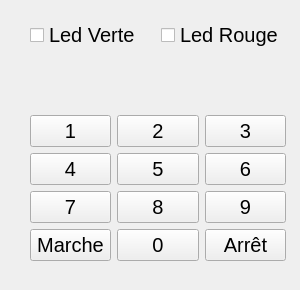
<?xml version="1.0" encoding="UTF-8"?>
<ui version="4.0">
 <class>Clavier</class>
 <widget class="QWidget" name="Clavier">
  <property name="geometry">
   <rect>
    <x>0</x>
    <y>0</y>
    <width>300</width>
    <height>290</height>
   </rect>
  </property>
  <property name="windowTitle">
   <string>Centrale d'alarme</string>
  </property>
  <widget class="QWidget" name="layoutWidget">
   <property name="geometry">
    <rect>
     <x>30</x>
     <y>20</y>
     <width>256</width>
     <height>241</height>
    </rect>
   </property>
   <layout class="QVBoxLayout" name="verticalLayout_2">
    <property name="spacing">
     <number>6</number>
    </property>
    <item>
     <layout class="QHBoxLayout" name="horizontalLayout">
      <item>
       <widget class="QCheckBox" name="checkBoxLedVerte">
        <property name="font">
         <font>
          <pointsize>15</pointsize>
         </font>
        </property>
        <property name="text">
         <string>Led Verte</string>
        </property>
       </widget>
      </item>
      <item>
       <widget class="QCheckBox" name="checkBoxLedRouge">
        <property name="font">
         <font>
          <pointsize>15</pointsize>
         </font>
        </property>
        <property name="text">
         <string>Led Rouge</string>
        </property>
       </widget>
      </item>
     </layout>
    </item>
    <item>
     <spacer name="verticalSpacer">
      <property name="orientation">
       <enum>Qt::Vertical</enum>
      </property>
      <property name="sizeHint" stdset="0">
       <size>
        <width>20</width>
        <height>40</height>
       </size>
      </property>
     </spacer>
    </item>
    <item>
     <layout class="QGridLayout" name="gridLayout">
      <item row="2" column="1">
       <widget class="QPushButton" name="pushButton_8">
        <property name="font">
         <font>
          <pointsize>15</pointsize>
         </font>
        </property>
        <property name="text">
         <string>8</string>
        </property>
       </widget>
      </item>
      <item row="3" column="0">
       <widget class="QPushButton" name="pushButton_Marche">
        <property name="font">
         <font>
          <pointsize>15</pointsize>
         </font>
        </property>
        <property name="text">
         <string>Marche</string>
        </property>
       </widget>
      </item>
      <item row="1" column="2">
       <widget class="QPushButton" name="pushButton_6">
        <property name="font">
         <font>
          <pointsize>15</pointsize>
         </font>
        </property>
        <property name="text">
         <string>6</string>
        </property>
       </widget>
      </item>
      <item row="2" column="0">
       <widget class="QPushButton" name="pushButton_7">
        <property name="font">
         <font>
          <pointsize>15</pointsize>
         </font>
        </property>
        <property name="text">
         <string>7</string>
        </property>
       </widget>
      </item>
      <item row="3" column="1">
       <widget class="QPushButton" name="pushButton0">
        <property name="font">
         <font>
          <pointsize>15</pointsize>
         </font>
        </property>
        <property name="text">
         <string>0</string>
        </property>
       </widget>
      </item>
      <item row="1" column="0">
       <widget class="QPushButton" name="pushButton_4">
        <property name="font">
         <font>
          <pointsize>15</pointsize>
         </font>
        </property>
        <property name="text">
         <string>4</string>
        </property>
       </widget>
      </item>
      <item row="0" column="0">
       <widget class="QPushButton" name="pushButton_1">
        <property name="font">
         <font>
          <pointsize>15</pointsize>
         </font>
        </property>
        <property name="text">
         <string>1</string>
        </property>
       </widget>
      </item>
      <item row="2" column="2">
       <widget class="QPushButton" name="pushButton_9">
        <property name="font">
         <font>
          <pointsize>15</pointsize>
         </font>
        </property>
        <property name="text">
         <string>9</string>
        </property>
       </widget>
      </item>
      <item row="3" column="2">
       <widget class="QPushButton" name="pushButton_Arret">
        <property name="font">
         <font>
          <pointsize>15</pointsize>
         </font>
        </property>
        <property name="text">
         <string>Arrêt</string>
        </property>
       </widget>
      </item>
      <item row="1" column="1">
       <widget class="QPushButton" name="pushButton_5">
        <property name="font">
         <font>
          <pointsize>15</pointsize>
         </font>
        </property>
        <property name="text">
         <string>5</string>
        </property>
       </widget>
      </item>
      <item row="0" column="2">
       <widget class="QPushButton" name="pushButton_3">
        <property name="font">
         <font>
          <pointsize>15</pointsize>
         </font>
        </property>
        <property name="text">
         <string>3</string>
        </property>
       </widget>
      </item>
      <item row="0" column="1">
       <widget class="QPushButton" name="pushButton_2">
        <property name="font">
         <font>
          <pointsize>15</pointsize>
         </font>
        </property>
        <property name="text">
         <string>2</string>
        </property>
       </widget>
      </item>
     </layout>
    </item>
   </layout>
  </widget>
 </widget>
 <resources/>
 <connections/>
</ui>
